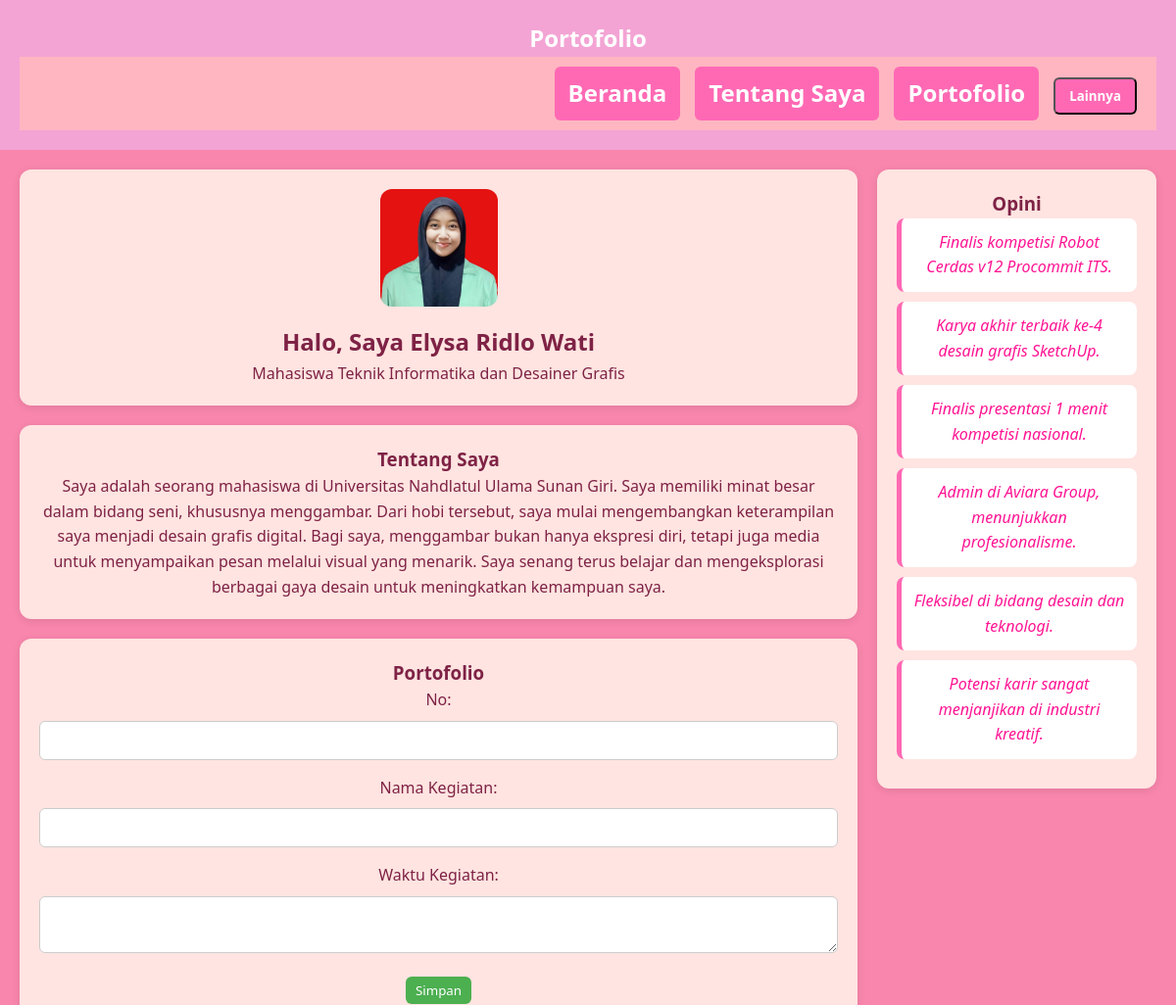
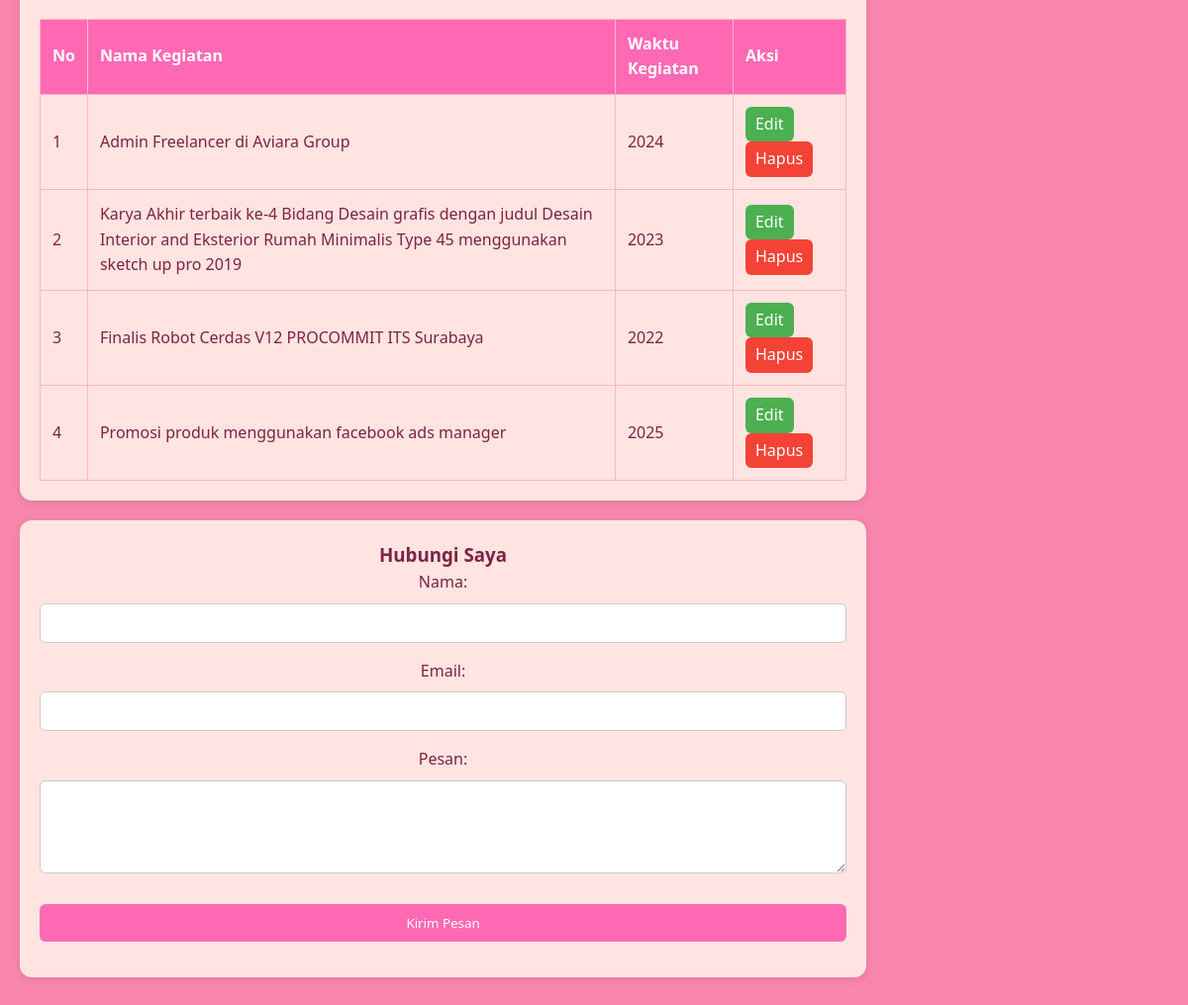
The page / on the database its author committed (2 pictures, top to bottom).
### tables this page shows
CREATE TABLE `db_elysa` (
  `No` int(10) NOT NULL,
  `NamaKegiatan` varchar(1000) NOT NULL,
  `WaktuKegiatan` int(10) NOT NULL
);

### index.php (the view, shortened to what this page needs)
<!DOCTYPE html>
<html lang="id">
<head>
  <link rel="stylesheet" href="style.css" />
</head>
<body>
  <header>
    <div class="logo"><strong>Portofolio</strong></div>
    <nav>
      <a href="#beranda">Beranda</a>
      <a href="#tentang">Tentang Saya</a>
      <a href="#portofolio">Portofolio</a>
      <div class="dropdown" tabindex="0">
        <button class="dropbtn">Lainnya</button>
      </div>
    </nav>
  </header>
  <div class="container layout">
    <div class="main-content">
      <div class="card" style="text-align:center;">
        <img src="profil.jpg" class="profile-img" alt="Foto Profil">
        <h2>Halo, Saya Elysa Ridlo Wati</h2>
        <p>Mahasiswa Teknik Informatika dan Desainer Grafis</p>
      </div>
      <div class="card" id="tentang">
        <h3>Tentang Saya</h3>
        <p>Saya adalah seorang mahasiswa di Universitas Nahdlatul Ulama Sunan Giri. Saya memiliki minat besar dalam bidang seni, khususnya menggambar.
          Dari hobi tersebut, saya mulai mengembangkan keterampilan saya menjadi desain grafis digital. Bagi saya, menggambar bukan hanya ekspresi diri, tetapi juga media untuk menyampaikan pesan melalui visual yang menarik. Saya senang terus belajar dan mengeksplorasi berbagai gaya desain untuk meningkatkan kemampuan saya.</p>
      </div>
      <div class="card" id="portofolio">
        <h3>Portofolio</h3>
        <?php
        include 'koneksi.php';
        $result = mysqli_query($koneksi, "SELECT * FROM db_elysa");
        $no = 1;
        ?>
        <form action="tambah.php" method="POST" class="form">
          <div class="form-group">
            <label>No:</label>
            <input type="text" name="No" required>
          </div>
          <div class="form-group">
            <label>Nama Kegiatan:</label>
            <input type="text" name="NamaKegiatan" required>
          </div>
          <div class="form-group">
            <label>Waktu Kegiatan:</label>
            <textarea name="WaktuKegiatan" required></textarea>
          </div>
          <button type="submit" class="btn btn-primary">Simpan</button>
        </form>
        <table>
          <thead>
            <tr>
              <th>No</th>
              <th>Nama Kegiatan</th>
              <th>Waktu Kegiatan</th>
              <th>Aksi</th>
            </tr>
          </thead>
          <tbody>
          <?php while($row = mysqli_fetch_assoc($result)): ?>
            <tr>
              <td><?= $no++ ?></td>
              <td><?= $row['NamaKegiatan'] ?></td>
              <td><?= $row['WaktuKegiatan'] ?></td>
              <td>
                <a href="edit.php?No=<?= $row['No'] ?>" class="btn btn-primary">Edit</a>
                <a href="hapus.php?No=<?= $row['No'] ?>" class="btn btn-danger" onclick="return confirm('Yakin ingin menghapus data ini?')">Hapus</a>
              </td>
            </tr>
          <?php endwhile; ?>
          </tbody>
        </table>
      </div>
      <div class="card">
        <h3>Hubungi Saya</h3>
        <form id="contactForm" method="POST" action="mailto:elysarrr8@gmail.com" enctype="text/plain">
          <label for="name">Nama:</label>
          <input type="text" id="name" name="name" required>
          <label for="email">Email:</label>
          <input type="email" id="email" name="email" required>
          <label for="message">Pesan:</label>
          <textarea id="message" name="message" rows="4" required></textarea>
          <input type="submit" value="Kirim Pesan" class="btn btn-primary">
        </form>
      </div>
    </div>
    <div class="sidebar">
      <div class="card">
        <h3>Opini</h3>
        <div class="opini">Finalis kompetisi Robot Cerdas v12 Procommit ITS.</div>
        <div class="opini">Karya akhir terbaik ke-4 desain grafis SketchUp.</div>
        <div class="opini">Finalis presentasi 1 menit kompetisi nasional.</div>
        <div class="opini">Admin di Aviara Group, menunjukkan profesionalisme.</div>
        <div class="opini">Fleksibel di bidang desain dan teknologi.</div>
        <div class="opini">Potensi karir sangat menjanjikan di industri kreatif.</div>
      </div>
    </div>
  </div>
</body>
</html>

### style.css (style rules this page uses)
* { box-sizing: border-box; margin: 0; padding: 0; font-family: "Segoe UI", Tahoma, Geneva, Verdana, sans-serif; }
body { background-color: #f986ad; color: #7e2245; line-height: 1.6; }
header { background-color: #f3a4d4; color: #fff; padding: 20px; text-align: center; font-size: 24px; }
nav { background: #ffb6c1; padding: 10px 20px; display: flex; justify-content: flex-end; align-items: center; gap: 15px; }
nav a, nav .dropbtn { background-color: #ff69b4; color: #fff; padding: 8px 14px; text-decoration: none; border-radius: 6px; font-weight: bold; transition: background-color 0.3s ease; }
.dropdown { position: relative; }
.container { padding: 20px; }
.layout { display: flex; flex-direction: column; gap: 20px; }
@media (min-width: 768px) { .layout { flex-direction: row; } }
@media (min-width: 768px) { .main-content { flex: 3; } }
@media (min-width: 768px) { .sidebar { flex: 1; } }
.card { background: #ffe4e1; padding: 20px; border-radius: 12px; margin-bottom: 20px; box-shadow: 0 2px 8px rgba(0, 0, 0, 0.1); text-align: center; }
.profile-img { width: 120px; height: 120px; border-radius: 10%; object-fit: cover; margin-bottom: 10px; }
.opini { background-color: #fff; padding: 12px; border-left: 5px solid #ff69b4; border-radius: 8px; margin-bottom: 10px; color: #ff1493; font-style: italic; }
table { width: 100%; border-collapse: collapse; margin-top: 20px; }
th, td { padding: 12px; border: 1px solid #ffb6c1; text-align: left; }
th { background-color: #ff69b4; color: white; }
.btn, form input[type="submit"], form button { background-color: #ff69b4; color: white; padding: 10px 18px; border: none; border-radius: 6px; cursor: pointer; text-decoration: none; display: inline-block; transition: background-color 0.3s ease; }
.btn-danger { background-color: #f44336; }
.btn-primary { background-color: #4CAF50; }
form input, form textarea { width: 100%; padding: 10px; margin: 8px 0 16px; border: 1px solid #ccc; border-radius: 6px; }

### index.php (style rules this page uses)
.btn { padding: 5px 10px; cursor: pointer; text-decoration: none; display: inline-block; }
.btn-danger { background-color: #f44336; color: white; border: none; }
.btn-primary { background-color: #4CAF50; color: white; border: none; }

### rows shown on the page
db_elysa: NamaKegiatan "Admin Freelancer di Aviara Group", WaktuKegiatan "2024"
db_elysa: NamaKegiatan "Karya Akhir terbaik ke-4 Bidang Desain grafis dengan judul Desain Interior and Eksterior Rumah Minimalis Type 45 menggunakan sketch up pro 2019", WaktuKegiatan "2023"
db_elysa: NamaKegiatan "Finalis Robot Cerdas V12 PROCOMMIT ITS Surabaya", WaktuKegiatan "2022"
db_elysa: NamaKegiatan "Promosi produk menggunakan facebook ads manager", WaktuKegiatan "2025"
